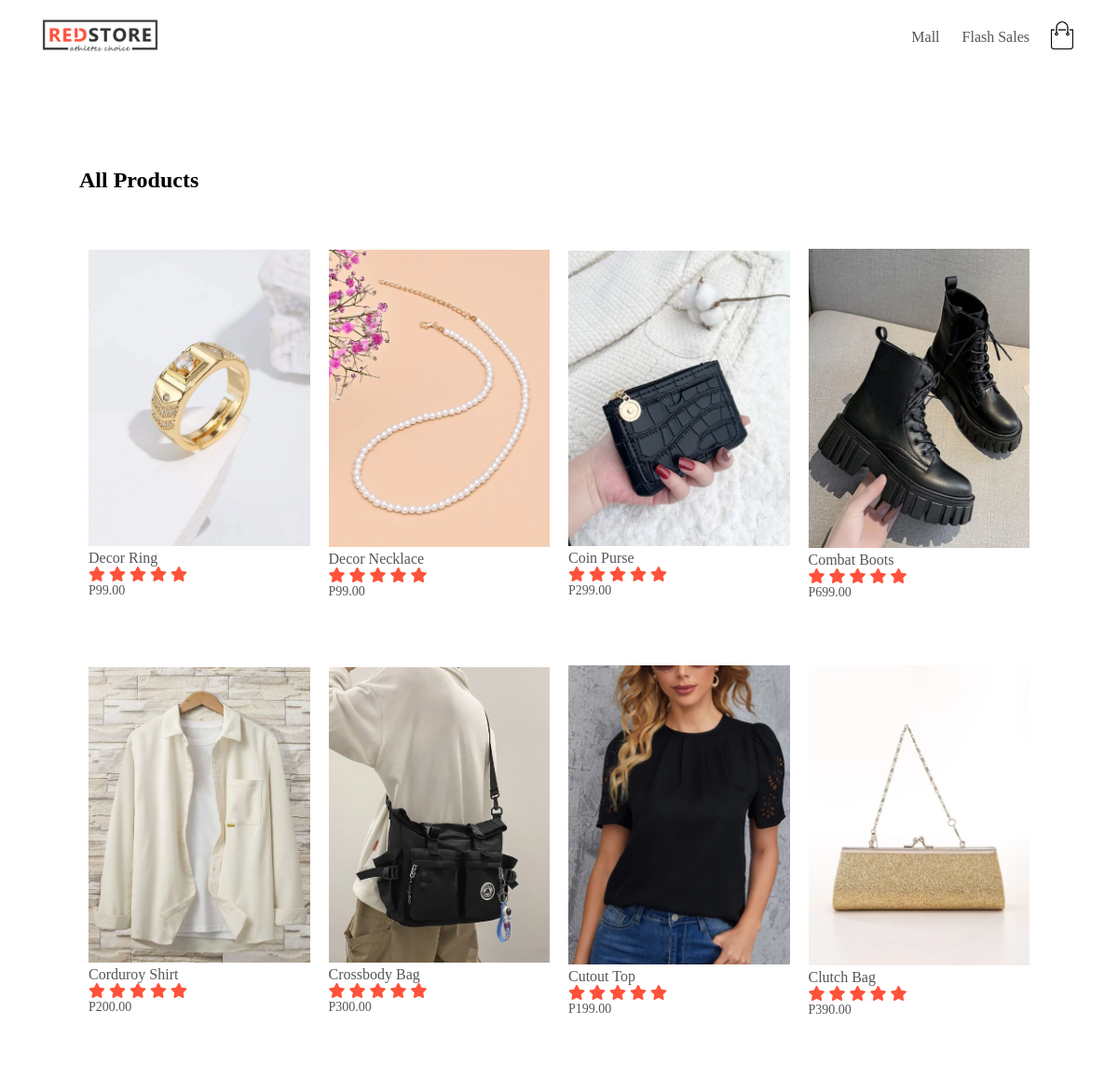
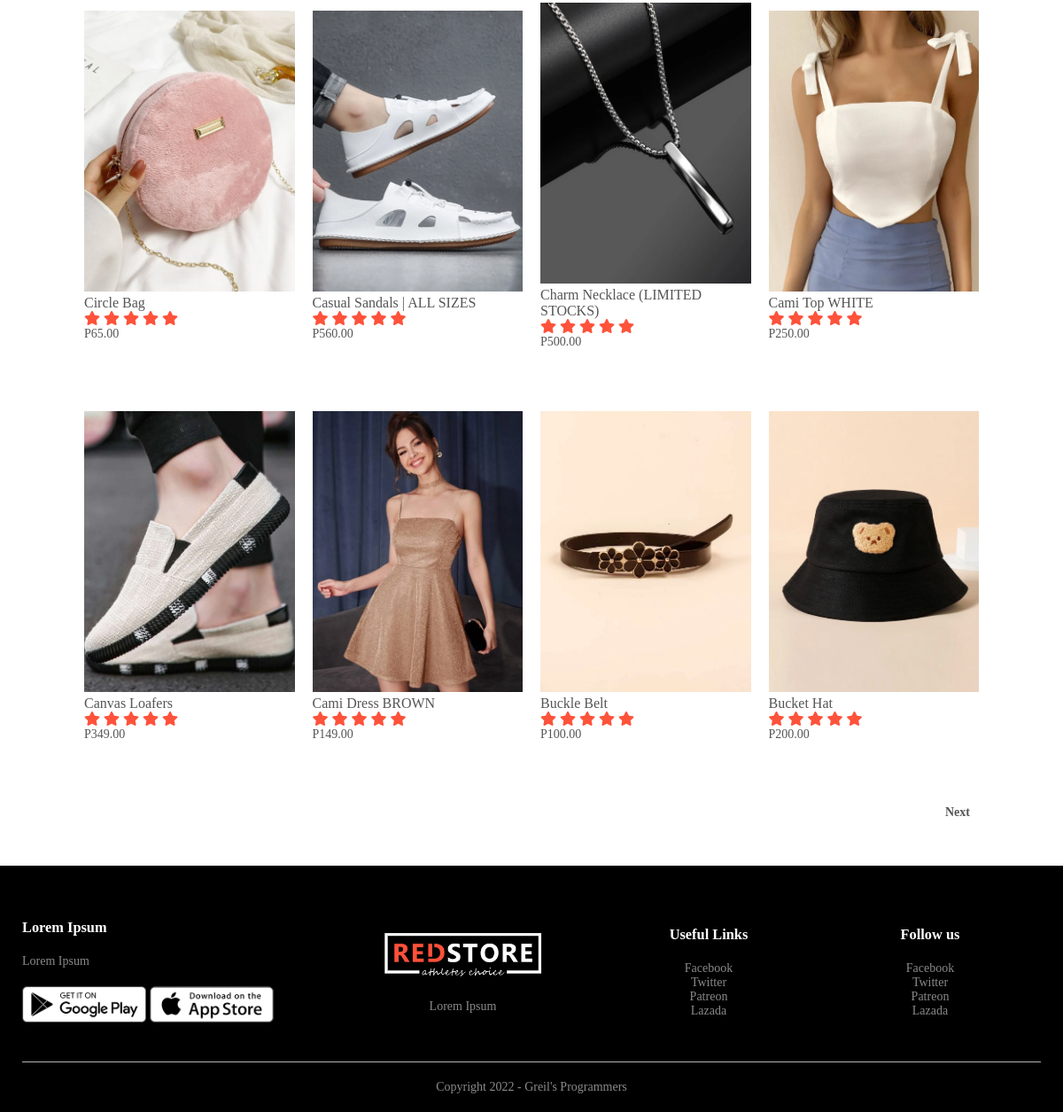
The page /index.php?page=products on the database its author committed (2 pictures, top to bottom).
### tables this page shows
CREATE TABLE `products` (
  `id` int(11) NOT NULL,
  `name` varchar(200) NOT NULL,
  `desc` text NOT NULL,
  `price` decimal(7,2) NOT NULL,
  `rrp` decimal(7,2) NOT NULL DEFAULT 0.00,
  `quantity` int(11) NOT NULL,
  `img` text NOT NULL,
  `date_added` datetime NOT NULL DEFAULT current_timestamp()
);

### index.php (called while the page is built, shortened)
<?php
include 'functions.php';
$page = isset($_GET['page']) && file_exists($_GET['page'] . '.php') ? $_GET['page'] : 'home';
include $page . '.php';

### products.php (the view, shortened to what this page needs)
<?php
$num_of_products_on_each_page = 16;
$current_page = isset($_GET['p']) && is_numeric($_GET['p']) ? (int) $_GET['p'] : 1;
$stmt = $pdo->prepare('SELECT * FROM products ORDER BY date_added DESC LIMIT ?,?');
$stmt->bindValue(1, ($current_page - 1) * $num_of_products_on_each_page, PDO::PARAM_INT);
$stmt->bindValue(2, $num_of_products_on_each_page, PDO::PARAM_INT);
$stmt->execute();
$products = $stmt->fetchAll(PDO::FETCH_ASSOC);
$total_products = $pdo->query('SELECT * FROM products')->rowCount();
?>
<?=template_header("All Products | Kaimono")?>
    <div class="featured-prod-section">
        <div class="row row-2">
            <h2>All Products</h2>
        </div>
        <?php foreach (array_chunk($products, 16, true) as $product): ?>
        <div class="row">
            <?php foreach ($products as $product): ?>
                <div class="col-4">
                        <a href="index.php?page=product&id=<?=$product['id']?>">
                            <img src="<?=$product['img']?>">
                        </a>
                        <a href="index.php?page=product&id=<?=$product['id']?>">
                            <h4><?=$product['name']?></h4>
                        </a>
                        <div class="rating">
                            <i class="fa fa-star"></i>
                            <i class="fa fa-star"></i>
                            <i class="fa fa-star"></i>
                            <i class="fa fa-star"></i>
                            <i class="fa fa-star"></i>
                        </div>
                        <p>P<?=$product['rrp']?></p>
                    </div>
                <?php endforeach?>
        <?php endforeach?>
        </div>
        <div class="buttons">
        <?php if ($total_products > ($current_page * $num_of_products_on_each_page) - $num_of_products_on_each_page + count($products)): ?>
        <a href="index.php?page=products&p=<?=$current_page + 1?>">Next</a>
        <?php endif;?>
    </div>
    </div>
    <div class="footer">
        <div class="container">
            <div class="row">
                <div class="footer-col-1">
                    <h3>Lorem Ipsum</h3>
                    <p>Lorem Ipsum</p>
                    <div class="app-logo">
                        <img src="images/play-store.png">
                        <img src="images/app-store.png">
                    </div>
                </div>
                <div class="footer-col-2">
                    <img src="images/logo-white.png">
                    <p>Lorem Ipsum</p>
                </div>
                <div class="footer-col-3">
                    <h3>Useful Links</h3>
                    <ul>
                        <li>Facebook</li>
                        <li>Twitter</li>
                        <li>Patreon</li>
                        <li>Lazada</li>
                    </ul>
                </div>
                <div class="footer-col-4">
                    <h3>Follow us</h3>
                    <ul>
                        <li>Facebook</li>
                        <li>Twitter</li>
                        <li>Patreon</li>
                        <li>Lazada</li>
                    </ul>
                </div>
            </div>
            <hr>
            <p class="copyright">Copyright 2022 - Greil's Programmers </p>
        </div>
    </div>
</body>
</html>

### functions.php (shortened to what this page needs)
<?php
function template_header($title)
{
    echo <<< EOT
        <!DOCTYPE html>
        <html lang="en">
        <head>
            <meta charset="UTF-8">
            <meta http-equiv="X-UA-Compatible" content="IE=edge">
            <meta name="viewport" content="width=device-width, initial-scale=1.0">
            <title>$title</title>
            <link rel="stylesheet" href="css/styles.css">
            <link rel="stylesheet" href="https://cdnjs.cloudflare.com/ajax/libs/font-awesome/5.14.0/css/all.min.css">
        </head>
        <body>
        <div class="container">
            <div class="navbar">
                <div class="logo">
                    <a href="index.php">
                        <img src="images/logo.png">
                    </a>
                </div>
                <nav>
                    <ul>
                        <li><a href="products.php">Mall</a></li>
                        <li><a href="">Flash Sales</a></li>
                    </ul>
                </nav>
                <a href="index.php?page=cart"><img class="cart" src="images/cart.png"></a>
            </div>
        </div>
        EOT;
}

### css/styles.css (style rules this page uses)
* { margin: 0; padding: 0; box-sizing: border-box; }
.logo img { width: 125px; }
.navbar { display: flex; align-items: center; padding: 20px; }
nav { flex: 1; text-align: right; }
nav ul { display: inline-block; list-style-type: none; }
nav ul li { display: inline-block; margin-right: 20px; }
.cart { width: 30px; height: 30px; }
a { text-decoration: none; color: #555; }
p { color: #555; }
.container { max-width: 1300px; margin: auto; padding-left: 25px; padding-right: 25px; }
.row { display: flex; align-items: center; flex-wrap: wrap; justify-content: space-around; }
.featured-prod-section { max-width: 1080px; margin: auto; padding-left: 25px; padding-right: 25px; }
.col-4 { flex-basis: 25%; padding: 10px; min-width: 200px; margin-bottom: 50px; transition: 0.5s; }
.col-4 img { width: 100%; }
h4 { color: #555; font-weight: normal; }
.col-4 p { font-size: 14px; }
.rating .fa { color: #ff523b; }
.footer { background: #000; color: #8a8a8a; font-size: 14px; padding: 60px 0 20px; }
.footer p { color: #8a8a8a; }
.footer h3 { color: #fff; margin-bottom: 20px; }
.footer-col-1, .footer-col-2, .footer-col-3, .footer-col-4 { min-width: 250px; margin-bottom: 20px; }
.footer-col-1 { flex-basis: 30%; }
.app-logo { margin-top: 20px; }
.app-logo img { width: 140px; }
.footer-col-2 { flex: 1; text-align: center; }
.footer-col-2 img { width: 180px; margin-bottom: 20px; }
.footer-col-3, .footer-col-4 { flex-basis: 12%; text-align: center; }
.footer-col-3 ul, .footer-col-4 ul { list-style-type: none; }
.footer hr { border: none; background: #b5b5b5; height: 1px; margin: 20px 0; }
.copyright { text-align: center; }
.row-2 { justify-content: space-between; margin: 100px auto 50px; }
.buttons { text-align: right; padding-bottom: 40px; }
.buttons a { display: inline-block; text-decoration: none; margin-left: 5px; padding: 12px 20px; border: 0; font-size: 14px; font-weight: bold; border-radius: 5px; }

### rows shown on the page
products: img (picture), name "Decor Ring", rrp "99.00"
products: img (picture), name "Decor Necklace", rrp "99.00"
products: img (picture), name "Coin Purse", rrp "299.00"
products: img (picture), name "Combat Boots", rrp "699.00"
products: img (picture), name "Corduroy Shirt", rrp "200.00"
products: img (picture), name "Crossbody Bag", rrp "300.00"
products: img (picture), name "Cutout Top", rrp "199.00"
products: img (picture), name "Clutch Bag", rrp "390.00"
products: img (picture), name "Circle Bag", rrp "65.00"
products: img (picture), name "Casual Sandals | ALL SIZES", rrp "560.00"
products: img (picture), name "Charm Necklace (LIMITED STOCKS)", rrp "500.00"
products: img (picture), name "Cami Top WHITE", rrp "250.00"
products: img (picture), name "Canvas Loafers", rrp "349.00"
products: img (picture), name "Cami Dress BROWN", rrp "149.00"
products: img (picture), name "Buckle Belt", rrp "100.00"
products: img (picture), name "Bucket Hat", rrp "200.00"
